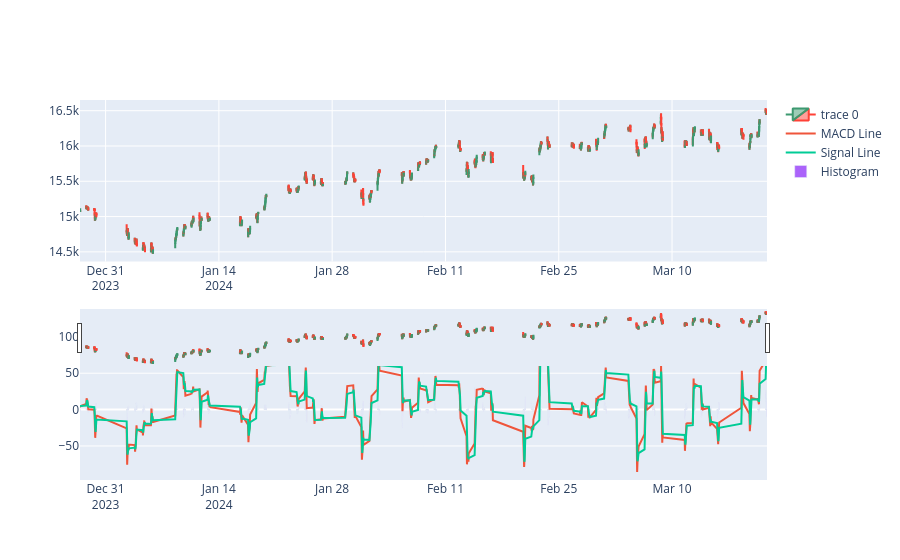

This figure's notebook cell:
### Code cell
fig = make_subplots(rows=2, cols=1)
fig.add_trace(go.Candlestick(x=df.index,
                             open=df['Open'],
                             high=df['High'],
                             low=df['Low'],
                             close=df['Close']), row=1, col=1)
fig.add_trace(go.Scatter(x=df.index, y=df['MACD_12_26_9'], mode='lines', name='MACD Line'), row=2, col=1)
fig.add_trace(go.Scatter(x=df.index, y=df['MACDs_12_26_9'], mode='lines', name='Signal Line'), row=2, col=1)
fig.add_trace(go.Bar(x=df.index, y=df['MACDh_12_26_9'], name='Histogram'), row=2, col=1)

fig.show()

### Figure 1 — Plotly figure (JSON) as saved in the notebook; plotly's stock layout.template omitted (floating-point values rounded to 4 significant figures; data arrays with more than 128 entries replaced by an {"elided": "..."} marker saying what was removed)
{"data": [{"close": {"elided": "1502 float values"}, "high": {"elided": "1502 float values"}, "low": {"elided": "1502 float values"}, "open": {"elided": "1502 float values"}, "type": "candlestick", "x": {"elided": "1502 str values"}, "xaxis": "x", "yaxis": "y"}, {"mode": "lines", "name": "MACD Line", "type": "scatter", "x": {"elided": "1502 str values"}, "xaxis": "x2", "y": {"elided": "1502 float values"}, "yaxis": "y2"}, {"mode": "lines", "name": "Signal Line", "type": "scatter", "x": {"elided": "1502 str values"}, "xaxis": "x2", "y": {"elided": "1502 float values"}, "yaxis": "y2"}, {"name": "Histogram", "type": "bar", "x": {"elided": "1502 str values"}, "xaxis": "x2", "y": {"elided": "1502 float values"}, "yaxis": "y2"}], "layout": {"xaxis": {"anchor": "y", "domain": [0, 1]}, "xaxis2": {"anchor": "y2", "domain": [0, 1]}, "yaxis": {"anchor": "x", "domain": [0.575, 1]}, "yaxis2": {"anchor": "x2", "domain": [0, 0.425]}}}
